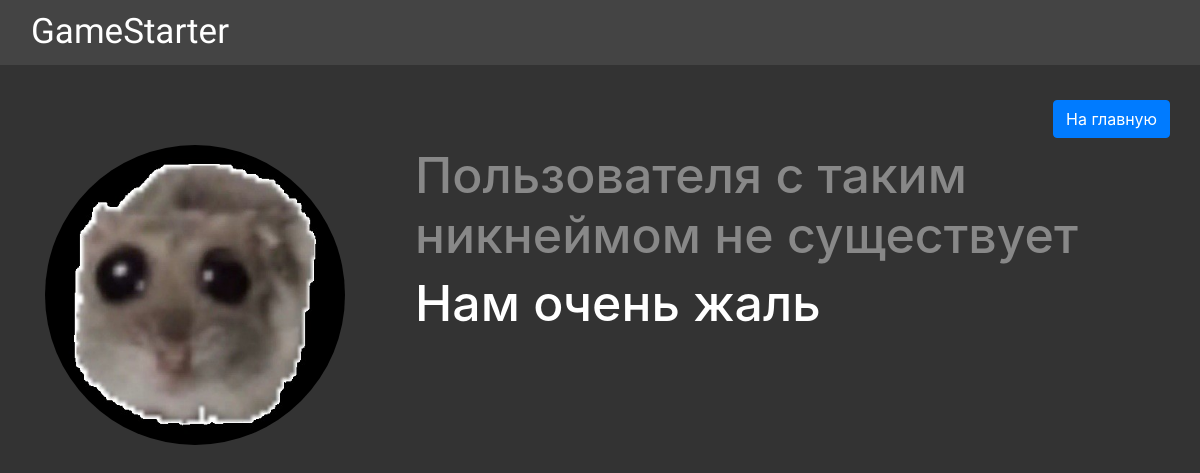
The app's page /profile/superuserer, older data.
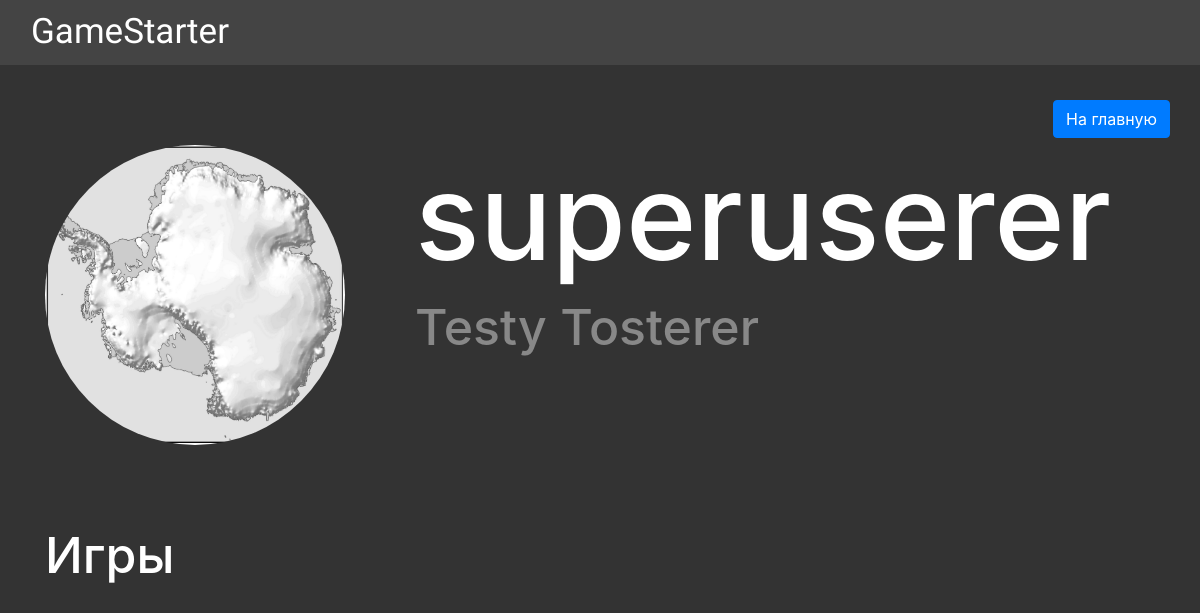
The same page, newer data.
### data/users.py (models this page shows, shortened)
class User(SqlAlchemyBase, SerializerMixin, UserMixin):
    __tablename__ = 'users'
    id = sqlalchemy.Column(sqlalchemy.Integer, primary_key=True, autoincrement=True)
    name = sqlalchemy.Column(sqlalchemy.String, nullable=True)
    nickname = sqlalchemy.Column(sqlalchemy.String, nullable=True)
    role = sqlalchemy.Column(sqlalchemy.Integer, nullable=True)
    favorites = sqlalchemy.Column(sqlalchemy.String, nullable=True)
    email = sqlalchemy.Column(sqlalchemy.String, nullable=True, unique=True)
    hashed_password = sqlalchemy.Column(sqlalchemy.String, nullable=True)
    games_when_collaborate = orm.relationship('Game', backref='collaborator', secondary="association")
    profile_image = sqlalchemy.Column(sqlalchemy.String, default='/static/profile_images/default.png')
    games = orm.relationship("Game", back_populates='user')
    comments = orm.relationship('Comment', back_populates='user')
    games_likes = orm.relationship('Game', overlaps="games_dislikes")
    games_dislikes = orm.relationship('Game', overlaps="games_likes")
    comment_likes = orm.relationship('Comment', overlaps="comments_dislikes")
    comment_dislikes = orm.relationship('Comment', overlaps="comment_likes")

### main.py (the view)
@app.route('/profile/<nickname>')
def profile(nickname: str):
    db_sess = db_session.create_session()
    user = db_sess.query(User).filter(User.nickname == nickname).first()
    return render_template('profile.html', title='Профиль', user=user)

### data/db_session.py (called while the page is built)
def create_session() -> Session:
    global __factory
    return __factory()

### templates/profile.html (shortened to what this page needs)
{% extends "base.html" %}
{% block content%}
{% if not user %}
<div class="buttons">
    <a class="btn btn-primary" href="/" role="button">На главную</a>
</div>
<div class="info"">
        <img src=" /static/profile_images/sad_hamster.jpg" alt="Очень грустная картинка">
    <div class="text">
        <h2>Пользователя с таким никнеймом не существует</h2>
        <h3>Нам очень жаль</h2>
    </div>
</div>
{% else %}
<div class="buttons">
    <a class="btn btn-primary" href="/" role="button">На главную</a>
</div>
<div class="info">
    <img src="{{user.profile_image}}">
    <div class="text">
        <h1>{{user.nickname}}</h1>
        <h2>{{user.name}}</h2>
    </div>
</div>
<div class="games">
    <div class="text">
        {% if user == current_user %}
        <h3>Ваши Игры</h3>
        {% else %}
        <h3>Игры</h3>
        {% endif %}
    </div>
</div>
{% endif %}
{% endblock %}

### templates/base.html (shortened to what this page needs)
<!doctype html>
<html lang="en">
<head>
    <link rel="stylesheet" href="https://stackpath.bootstrapcdn.com/bootstrap/4.4.1/css/bootstrap.min.css"
>
    <link rel="stylesheet" href="/static/css/style.css">
    <link rel="stylesheet" href="/static/css/profile.css">
</head>
<body>
<header>
    <nav class="navbar navbar-dark navbar-expand-lg bg-body-tertiary">
        <div class="container-fluid">
            <a class="navbar-brand" href="/">GameStarter</a>
    </nav>
</header>
<main role="main" class="container">
    {% block content %}{% endblock %}
</main>
</body>
</html>

### static/css/style.css (style rules this page uses)
body { background-color: #333; color: white; }
nav { background-color: #444; max-height: 65px; }
.navbar-brand { font-family: "Jersey 15"; font-size: 35px; height: fit-content; width: fit-content; }

### static/css/profile.css (style rules this page uses)
.info img { width: 300px; height: 300px; border-radius: 50%; }
.info { margin-top: 10vh; display: flex; flex-direction: row; justify-content: left; margin-bottom: 10vh; }
.text h1 { font-size: 120px; }
.text h2 { font-size: 50px; color: #888 }
.text h3 { font-size: 50px; }
.info .text { margin-left: 70px; }
.buttons { position: fixed; top: 100px; right: 30px; }

Row changes from the older to the newer data that the page shows:
now on this page (row edited): User: profile_image (picture), nickname "superuserer", name "Testy Tosterer"
Text that changed along with them:
text no longer shown: "Пользователя с таким никнеймом не существует Нам очень жаль"
text now shown: "Игры"
